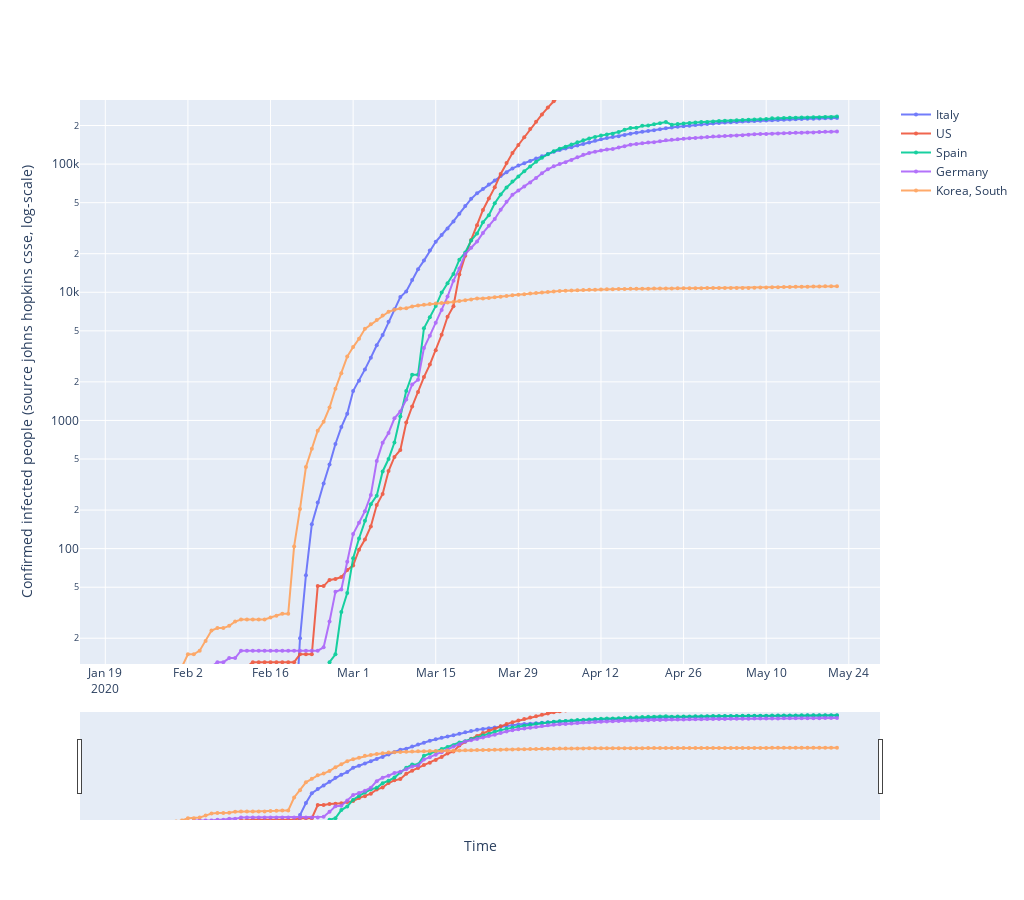

Here is the notebook cell this chart was saved with:
### Code cell
fig = go.Figure()
## defines how to plot the individual trace
for each in country_list:
    fig.add_trace(go.Scatter(x=df_plot.date,
                                y=df_plot[each],
                                mode='markers+lines',
                                opacity=0.9,
                                line_width=2,
                                marker_size=4, 
                                name=each
                                 )
                     )

## defines the overall layout properties
fig.update_layout(
    width=1024,
    height=900,
    xaxis_title="Time",
    yaxis_title="Confirmed infected people (source johns hopkins csse, log-scale)",
)
fig.update_yaxes(type="log",range=[1.1,5.5])


fig.update_layout(xaxis_rangeslider_visible=True)
#fig.show(renderer='chrome')
fig.show()
